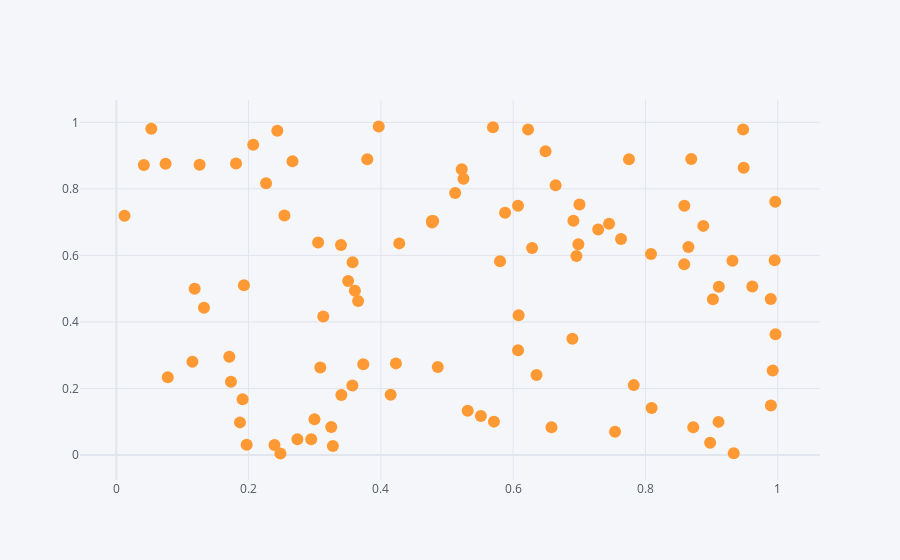

Notebook cell for this chart:
### Code cell
# Scatter plot
df.iplot(kind='scatter', x='A', y='B', mode = 'markers')
